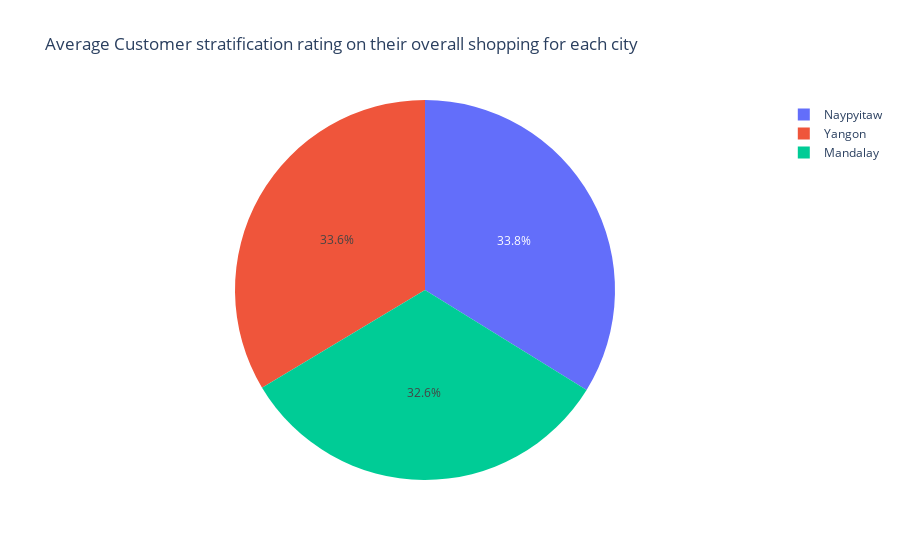

The code cell stored with this chart in its notebook:
### Markdown cell above
5. __What is The Average Customer stratification rating on their overall shopping for each city ?__

### Code cell
city_average_rating = df.groupby('City')['Rating'].mean().reset_index(name = "Average_rating")
values = city_average_rating['Average_rating']
names = city_average_rating['City']

fig = px.pie(values=values, names=names,title = "Average Customer stratification rating on their overall shopping for each city ")
fig.show()

### Figure 1 — Plotly figure (JSON) as saved in the notebook; plotly's stock layout.template omitted (floating-point values rounded to 4 significant figures)
{"data": [{"domain": {"x": [0, 1], "y": [0, 1]}, "hovertemplate": "label=%{label}<br>value=%{value}<extra></extra>", "labels": ["Mandalay", "Naypyitaw", "Yangon"], "legendgroup": "", "name": "", "showlegend": true, "type": "pie", "values": [6.818, 7.073, 7.027]}], "layout": {"legend": {"tracegroupgap": 0}, "title": {"text": "Average Customer stratification rating on their overall shopping for each city "}}}
